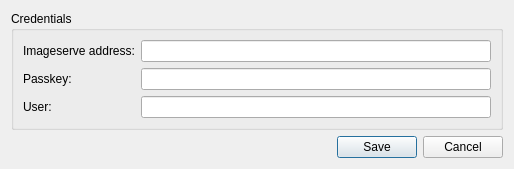
<?xml version="1.0" encoding="UTF-8"?>
<ui version="4.0">
 <class>Dialog</class>
 <widget class="QDialog" name="Dialog">
  <property name="geometry">
   <rect>
    <x>0</x>
    <y>0</y>
    <width>514</width>
    <height>156</height>
   </rect>
  </property>
  <property name="windowTitle">
   <string>Imgur - Settings</string>
  </property>
  <layout class="QVBoxLayout" name="verticalLayout_2">
   <item>
    <widget class="QGroupBox" name="group_main">
     <property name="title">
      <string>Credentials</string>
     </property>
     <layout class="QFormLayout" name="formLayout">
      <item row="0" column="0">
       <widget class="QLabel" name="label_address">
        <property name="text">
         <string>Imageserve address:</string>
        </property>
       </widget>
      </item>
      <item row="0" column="1">
       <widget class="QLineEdit" name="input_address">
        <property name="echoMode">
         <enum>QLineEdit::Normal</enum>
        </property>
       </widget>
      </item>
      <item row="1" column="1">
       <widget class="QLineEdit" name="input_passkey">
        <property name="echoMode">
         <enum>QLineEdit::Password</enum>
        </property>
       </widget>
      </item>
      <item row="2" column="0">
       <widget class="QLabel" name="label_user">
        <property name="frameShape">
         <enum>QFrame::NoFrame</enum>
        </property>
        <property name="text">
         <string>User:</string>
        </property>
       </widget>
      </item>
      <item row="2" column="1">
       <widget class="QLineEdit" name="input_user"/>
      </item>
      <item row="1" column="0">
       <widget class="QLabel" name="label_passkey">
        <property name="text">
         <string>Passkey:</string>
        </property>
       </widget>
      </item>
     </layout>
    </widget>
   </item>
   <item>
    <widget class="QDialogButtonBox" name="buttonBox">
     <property name="orientation">
      <enum>Qt::Horizontal</enum>
     </property>
     <property name="standardButtons">
      <set>QDialogButtonBox::Cancel|QDialogButtonBox::Save</set>
     </property>
    </widget>
   </item>
  </layout>
 </widget>
 <tabstops>
  <tabstop>input_address</tabstop>
  <tabstop>buttonBox</tabstop>
 </tabstops>
 <resources/>
 <connections>
  <connection>
   <sender>buttonBox</sender>
   <signal>accepted()</signal>
   <receiver>Dialog</receiver>
   <slot>accept()</slot>
   <hints>
    <hint type="sourcelabel">
     <x>222</x>
     <y>393</y>
    </hint>
    <hint type="destinationlabel">
     <x>157</x>
     <y>274</y>
    </hint>
   </hints>
  </connection>
  <connection>
   <sender>buttonBox</sender>
   <signal>rejected()</signal>
   <receiver>Dialog</receiver>
   <slot>reject()</slot>
   <hints>
    <hint type="sourcelabel">
     <x>222</x>
     <y>393</y>
    </hint>
    <hint type="destinationlabel">
     <x>230</x>
     <y>274</y>
    </hint>
   </hints>
  </connection>
 </connections>
</ui>
